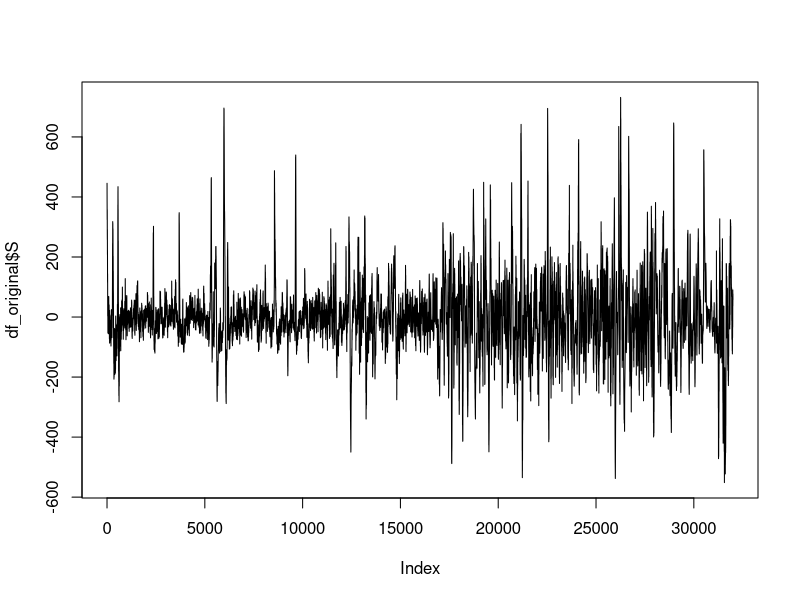
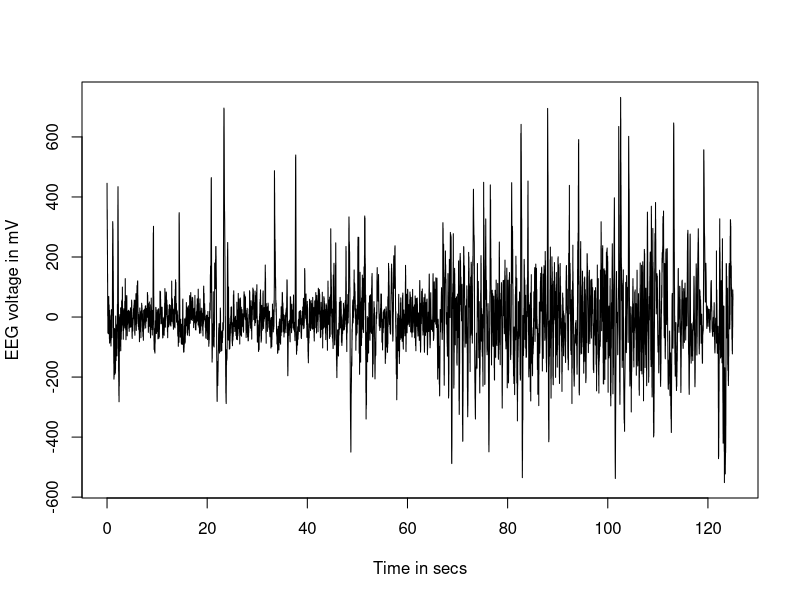
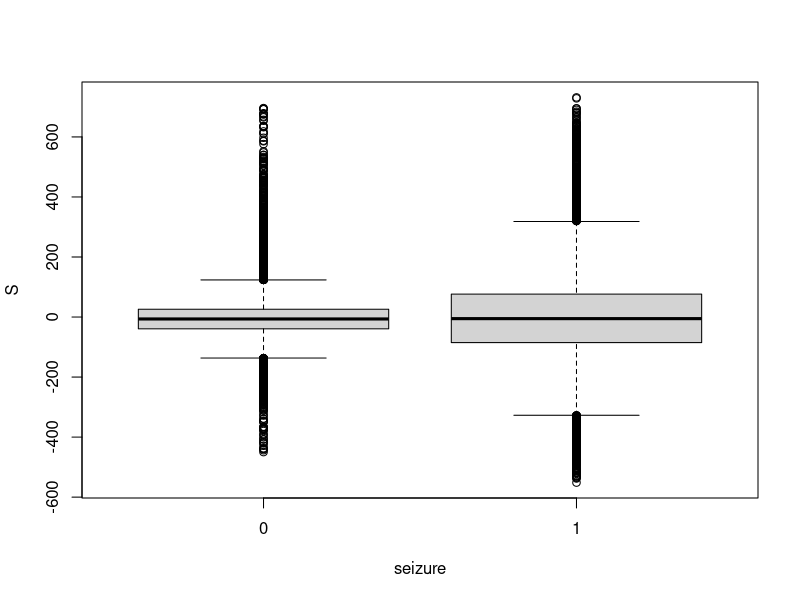
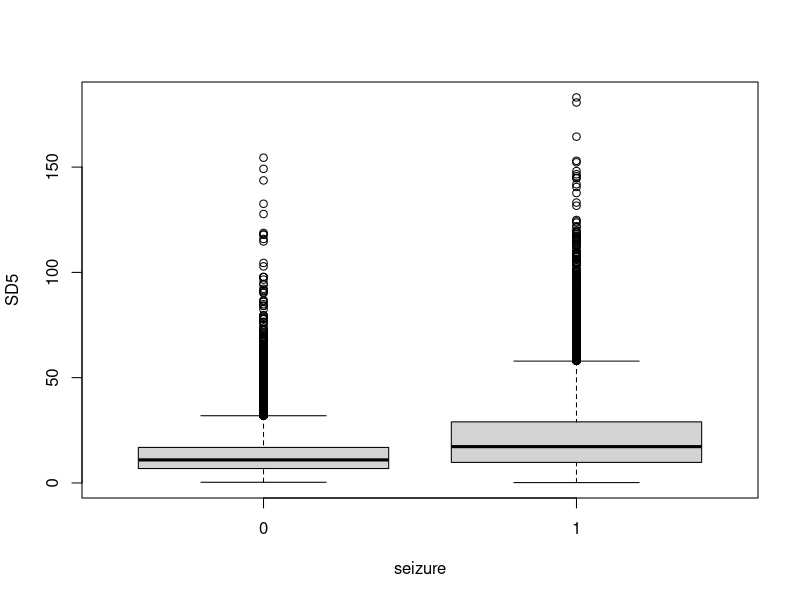
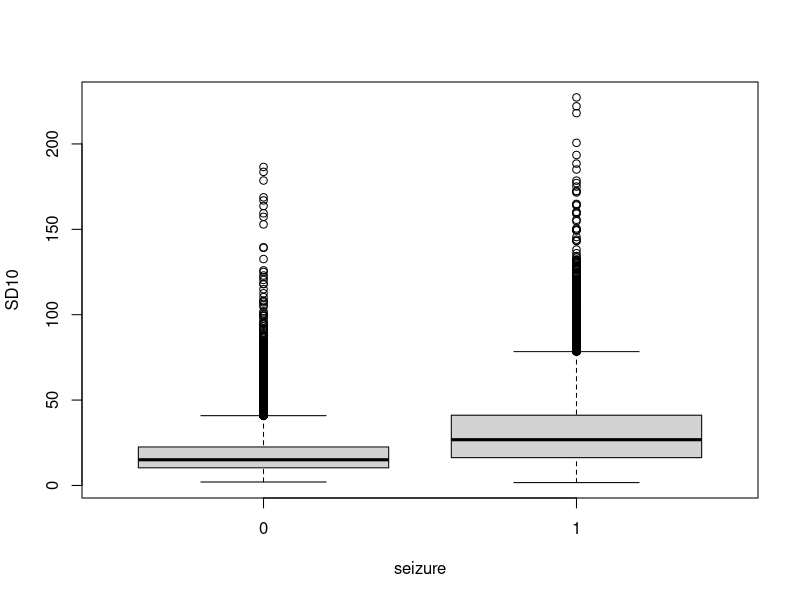
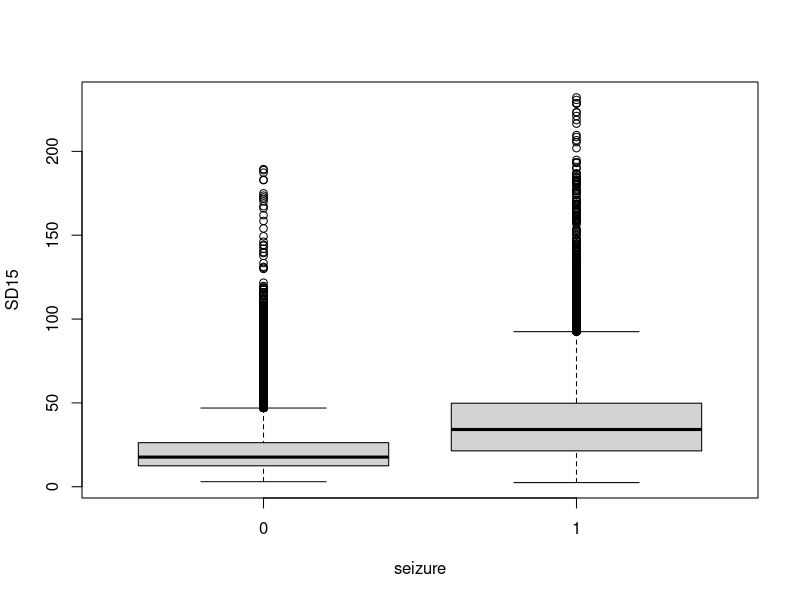
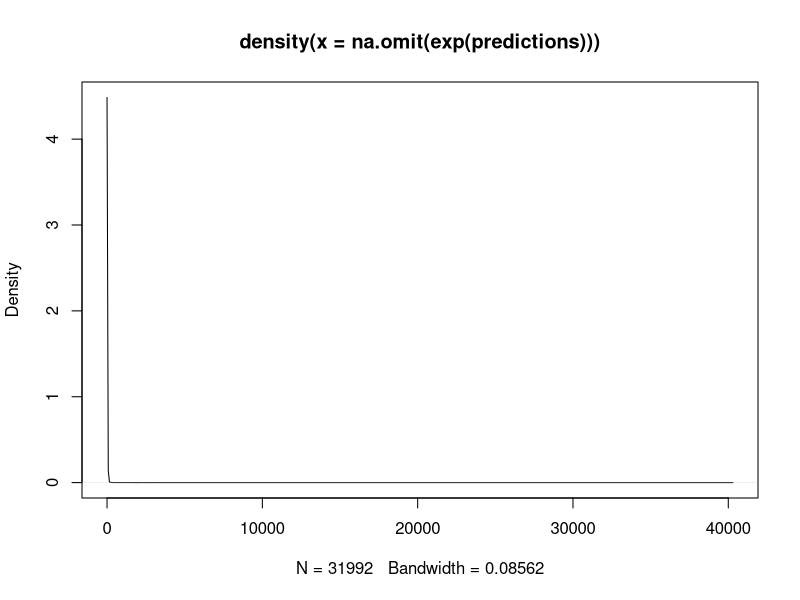
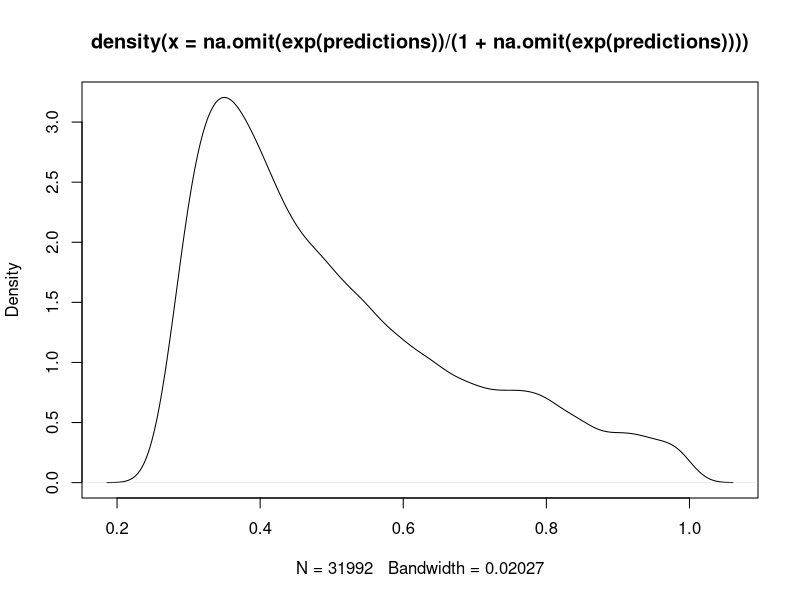

Write the R code that produced these figures, in order.
setwd("/cloud/project/TimeSeriesAnalysis/")

library(readr)
df_original <- read_csv("session4_train_2018.csv")
plot(df_original$S, type="l")


fs = 256 # 256 samples every 1 sec
df_original$time <- seq(from = 0, length.out = NROW(df_original),  by = 1/fs)

plot(df_original$time, df_original$S, xlab="Time in secs", ylab= "EEG voltage in mV", type="l")

df_original$seizure <-as.factor(as.numeric(df_original$time>62))

table(df_original$seizure)


# EDA:
boxplot(S ~ seizure, data=df_original )


# Feature engineering:

# library(roll)
# rolling standard deviations with complete windows
# roll_sd(df_original$S, width = 5)

width = 5
sdList <- c()
for (i in width:NROW(df_original)) {
  sdList <- c(sdList, sd(df_original$S[(i-width+1):i]))
}

df_original$SD5 <- NA
df_original$SD5[width:NROW(df_original)] <- sdList

boxplot(SD5 ~ seizure, data=df_original )

width = 10
sdList <- c()
for (i in width:NROW(df_original)) {
  sdList <- c(sdList, sd(df_original$S[(i-width+1):i]))
}

df_original$SD10 <- NA
df_original$SD10[width:NROW(df_original)] <- sdList

boxplot(SD10 ~ seizure, data=df_original )


width = 15
sdList <- c()
for (i in width:NROW(df_original)) {
  sdList <- c(sdList, sd(df_original$S[(i-width+1):i]))
}

df_original$SD15 <- NA
df_original$SD15[width:NROW(df_original)] <- sdList

boxplot(SD15 ~ seizure, data=df_original )


## Lets model this time-series to classify it based on the features we have engineered

model <- glm(formula = seizure~., data = df_original[,-c(1,2,4,6)], family = "binomial")
summary(model)

predictions <- predict(model, df_original[,-c(1,2,4,6)])

plot(density(na.omit(exp(predictions))))  # plot of the "ODDS" of each row being classified for seizure = 1

# ODDS = p / (1 - p); where ODDS = exp(predictions)
# => (1 - p)*ODDS = p
# => p = ODDS/(1+ODDS)

# Probability of each row  corresponding to seizure = 1
plot(density(na.omit(exp(predictions))/(1+na.omit(exp(predictions)))))  # plot of the "ODDS" of each row being classified for the law being in effect
summary(na.omit(exp(predictions))/(1+na.omit(exp(predictions))))


# boxplot to find the optimal probability cutoff:
boxplot((exp(predictions))/(1+(exp(predictions))) ~ df_original$seizure)

table(df_original$seizure, (exp(predictions))/(1+(exp(predictions)))>0.5)



##  Optimizing cutoffs 
## Is 0.5 the optimal threhsold?
library(ROCR)
PredictedProbas <- (exp(predictions))/(1+(exp(predictions)))
PredictedProbas [is.na(PredictedProbas)] <- 0

pred <- prediction(PredictedProbas, relevel(as.factor(df_original$seizure), ref = "0"))
roc.perf = performance(pred, measure = "tpr", x.measure = "fpr")
plot(roc.perf)
abline(a=0, b= 1)

opt.cut = function(perf, pred){
  cut.ind = mapply(FUN=function(x, y, p){
    d = (x - 0)^2 + (y-1)^2
    ind = which(d == min(d))
    c(sensitivity = y[[ind]], specificity = 1-x[[ind]], 
      cutoff = p[[ind]])
  }, perf@x.values, perf@y.values, pred@cutoffs)
}
print(opt.cut(roc.perf, pred))
# print(1-opt.cut(roc.perf, pred)[3]) 

optThreshold <- opt.cut(roc.perf, pred)[3]
df_original$OptimalPredictedClass <- ifelse(PredictedProbas>optThreshold, "True", "False")
table(df_original$seizure, df_original$OptimalPredictedClass)
